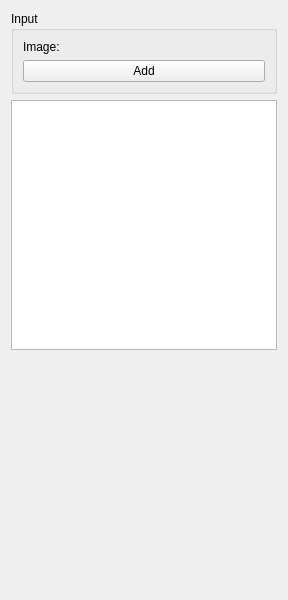
<?xml version="1.0" encoding="UTF-8"?>
<ui version="4.0">
 <class>qSlicerPlanarImageModule</class>
 <widget class="qSlicerWidget" name="qSlicerPlanarImageModule">
  <property name="geometry">
   <rect>
    <x>0</x>
    <y>0</y>
    <width>288</width>
    <height>600</height>
   </rect>
  </property>
  <property name="sizePolicy">
   <sizepolicy hsizetype="Preferred" vsizetype="Preferred">
    <horstretch>0</horstretch>
    <verstretch>0</verstretch>
   </sizepolicy>
  </property>
  <property name="windowTitle">
   <string>Form</string>
  </property>
  <layout class="QVBoxLayout" name="verticalLayout">
   <item>
    <widget class="QGroupBox" name="groupBox">
     <property name="title">
      <string>Input</string>
     </property>
     <layout class="QVBoxLayout" name="verticalLayout_2">
      <item>
       <layout class="QGridLayout" name="gridLayout">
        <item row="0" column="0">
         <widget class="QLabel" name="label">
          <property name="text">
           <string>Image:</string>
          </property>
         </widget>
        </item>
        <item row="0" column="1">
         <widget class="qMRMLNodeComboBox" name="UltrasoundImageComboBox">
          <property name="nodeTypes">
           <stringlist>
            <string>vtkMRMLScalarVolumeNode</string>
           </stringlist>
          </property>
          <property name="noneEnabled">
           <bool>true</bool>
          </property>
          <property name="addEnabled">
           <bool>false</bool>
          </property>
          <property name="removeEnabled">
           <bool>false</bool>
          </property>
         </widget>
        </item>
       </layout>
      </item>
      <item>
       <widget class="QPushButton" name="addButton">
        <property name="text">
         <string>Add</string>
        </property>
       </widget>
      </item>
     </layout>
    </widget>
   </item>
   <item>
    <widget class="QTableWidget" name="activeMarkupTableWidget">
     <property name="minimumSize">
      <size>
       <width>0</width>
       <height>250</height>
      </size>
     </property>
     <property name="toolTip">
      <string>The markups in the currently active markups node. Right click in a row for delete, jump, copy, move.</string>
     </property>
     <property name="accessibleName">
      <string>active markup table</string>
     </property>
     <property name="alternatingRowColors">
      <bool>true</bool>
     </property>
    </widget>
   </item>
   <item>
    <spacer name="verticalSpacer">
     <property name="orientation">
      <enum>Qt::Vertical</enum>
     </property>
     <property name="sizeHint" stdset="0">
      <size>
       <width>0</width>
       <height>0</height>
      </size>
     </property>
    </spacer>
   </item>
  </layout>
 </widget>
 <customwidgets>
  <customwidget>
   <class>qMRMLNodeComboBox</class>
   <extends>QWidget</extends>
   <header>qMRMLNodeComboBox.h</header>
   <container>1</container>
  </customwidget>
  <customwidget>
   <class>qSlicerWidget</class>
   <extends>QWidget</extends>
   <header>qSlicerWidget.h</header>
   <container>1</container>
  </customwidget>
 </customwidgets>
 <resources/>
 <connections>
  <connection>
   <sender>qSlicerPlanarImageModule</sender>
   <signal>mrmlSceneChanged(vtkMRMLScene*)</signal>
   <receiver>UltrasoundImageComboBox</receiver>
   <slot>setMRMLScene(vtkMRMLScene*)</slot>
   <hints>
    <hint type="sourcelabel">
     <x>237</x>
     <y>460</y>
    </hint>
    <hint type="destinationlabel">
     <x>208</x>
     <y>40</y>
    </hint>
   </hints>
  </connection>
 </connections>
</ui>
